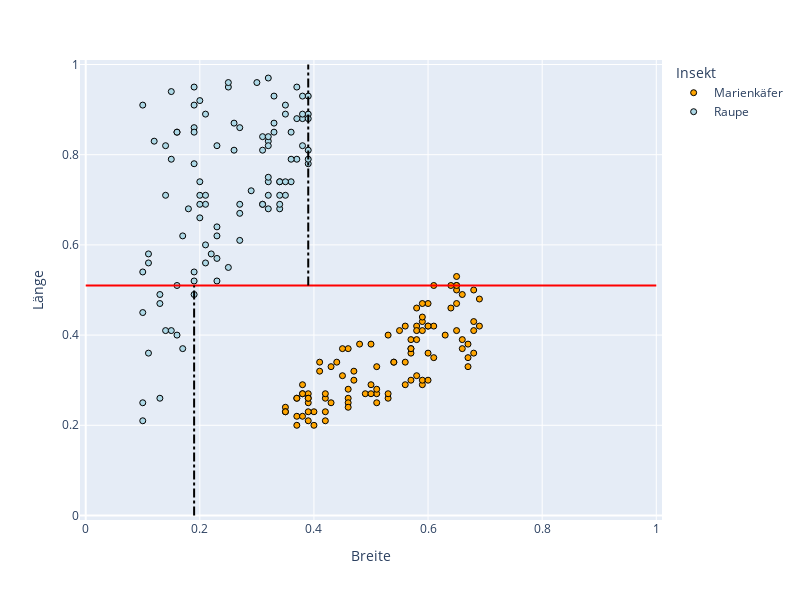

The cell this chart's notebook holds for it:
### Code cell
import plotly.express as px

hor = 0.51
vert1 = 0.19
vert2 = 0.39

color_map = {'Marienkäfer': 'orange', 'Raupe': 'lightblue'}

fig = px.scatter(df_kaefer, 
                 x="Breite", y="Länge", 
                 color="Insekt", 
                 color_discrete_map=color_map,
                 width = 800, 
                 height = 600,
                 range_x = [-0.01,1.01],
                 range_y = [-0.01,1.01],
                 #size = 0.01
                )

fig.update_traces(marker=dict(#size=5, 
                              line=dict(width=1,
                                        color='black')))

fig.update_layout(shapes=[         
            dict(
                type="line",
                yref='y1',
                y0=hor,
                y1=hor,
                xref='x1',
                x0=0,
                x1=1,
                line=dict(
                    color="Red",
                    width=2
                    #dash="",
                )
            ),
            dict(
                type="line",
                yref='y1',
                y0=0,
                y1=hor,
                xref='x1',
                x0=vert1,
                x1=vert1,
                line=dict(
                    color="Black",
                    width=2,
                    dash="dashdot",
                )
            ),
            dict(
                type="line",
                yref='y1',
                y0=hor,
                y1=1,
                xref='x1',
                x0=vert2,
                x1=vert2,
                line=dict(
                    color="Black",
                    width=2,
                    dash="dashdot",
                )
            )
    ]
)

fig.show()

### Figure 1 — Plotly figure (JSON) as saved in the notebook; plotly's stock layout.template omitted (floating-point values rounded to 4 significant figures)
{"data": [{"hovertemplate": "Insekt=Marienkäfer<br>Breite=%{x}<br>Länge=%{y}<extra></extra>", "legendgroup": "Marienkäfer", "marker": {"color": "orange", "line": {"color": "black", "width": 1}, "symbol": "circle"}, "mode": "markers", "name": "Marienkäfer", "orientation": "v", "showlegend": true, "type": "scatter", "x": [0.48, 0.49, 0.58, 0.41, 0.45, 0.58, 0.39, 0.58, 0.68, 0.46, 0.57, 0.68, 0.53, 0.57, 0.42, 0.45, 0.56, 0.65, 0.42, 0.46, 0.44, 0.6, 0.65, 0.42, 0.69, 0.65, 0.41, 0.61, 0.39, 0.43, 0.54, 0.37, 0.59, 0.6, 0.5, 0.39, 0.67, 0.59, 0.65, 0.43, 0.68, 0.51, 0.61, 0.57, 0.6, 0.58, 0.51, 0.51, 0.59, 0.4, 0.46, 0.5, 0.53, 0.47, 0.65, 0.63, 0.46, 0.5, 0.66, 0.37, 0.38, 0.67, 0.39, 0.6, 0.66, 0.67, 0.57, 0.51, 0.59, 0.37, 0.4, 0.35, 0.47, 0.38, 0.37, 0.38, 0.69, 0.59, 0.6, 0.66, 0.64, 0.38, 0.39, 0.58, 0.55, 0.61, 0.59, 0.56, 0.46, 0.35, 0.39, 0.68, 0.54, 0.53, 0.64, 0.35, 0.42, 0.65, 0.57, 0.56], "xaxis": "x", "y": [0.38, 0.27, 0.46, 0.32, 0.31, 0.42, 0.25, 0.41, 0.43, 0.37, 0.39, 0.41, 0.26, 0.36, 0.26, 0.37, 0.42, 0.53, 0.23, 0.26, 0.34, 0.42, 0.51, 0.27, 0.42, 0.41, 0.34, 0.35, 0.27, 0.33, 0.34, 0.2, 0.41, 0.36, 0.38, 0.26, 0.35, 0.43, 0.47, 0.25, 0.36, 0.25, 0.42, 0.3, 0.47, 0.39, 0.33, 0.27, 0.29, 0.23, 0.25, 0.29, 0.27, 0.32, 0.5, 0.4, 0.28, 0.27, 0.37, 0.26, 0.27, 0.38, 0.23, 0.42, 0.39, 0.33, 0.37, 0.28, 0.3, 0.22, 0.2, 0.24, 0.3, 0.22, 0.26, 0.27, 0.48, 0.47, 0.3, 0.49, 0.51, 0.29, 0.26, 0.31, 0.41, 0.51, 0.44, 0.34, 0.24, 0.23, 0.21, 0.5, 0.34, 0.4, 0.46, 0.23, 0.21, 0.51, 0.37, 0.29], "yaxis": "y"}, {"hovertemplate": "Insekt=Raupe<br>Breite=%{x}<br>Länge=%{y}<extra></extra>", "legendgroup": "Raupe", "marker": {"color": "lightblue", "line": {"color": "black", "width": 1}, "symbol": "circle"}, "mode": "markers", "name": "Raupe", "orientation": "v", "showlegend": true, "type": "scatter", "x": [0.32, 0.11, 0.32, 0.37, 0.2, 0.1, 0.23, 0.27, 0.15, 0.11, 0.16, 0.11, 0.21, 0.34, 0.31, 0.39, 0.19, 0.21, 0.32, 0.2, 0.27, 0.29, 0.37, 0.33, 0.18, 0.2, 0.15, 0.19, 0.1, 0.35, 0.39, 0.34, 0.34, 0.14, 0.27, 0.25, 0.26, 0.14, 0.25, 0.34, 0.38, 0.13, 0.23, 0.32, 0.19, 0.35, 0.21, 0.21, 0.16, 0.32, 0.39, 0.38, 0.1, 0.27, 0.17, 0.26, 0.37, 0.33, 0.2, 0.33, 0.36, 0.39, 0.32, 0.19, 0.34, 0.19, 0.19, 0.16, 0.38, 0.14, 0.35, 0.31, 0.31, 0.39, 0.13, 0.32, 0.1, 0.36, 0.12, 0.36, 0.17, 0.23, 0.15, 0.21, 0.3, 0.19, 0.16, 0.25, 0.32, 0.2, 0.22, 0.23, 0.13, 0.19, 0.31, 0.35, 0.23, 0.1, 0.39, 0.38], "xaxis": "x", "y": [0.74, 0.58, 0.83, 0.95, 0.71, 0.21, 0.64, 0.61, 0.79, 0.56, 0.85, 0.36, 0.89, 0.68, 0.84, 0.93, 0.86, 0.71, 0.71, 0.74, 0.69, 0.72, 0.79, 0.87, 0.68, 0.66, 0.94, 0.54, 0.25, 0.71, 0.78, 0.74, 0.71, 0.41, 0.67, 0.95, 0.81, 0.82, 0.96, 0.74, 0.88, 0.49, 0.57, 0.97, 0.85, 0.89, 0.69, 0.6, 0.85, 0.82, 0.89, 0.82, 0.45, 0.86, 0.37, 0.87, 0.88, 0.85, 0.92, 0.93, 0.74, 0.79, 0.68, 0.52, 0.69, 0.78, 0.95, 0.51, 0.89, 0.71, 0.91, 0.69, 0.81, 0.88, 0.47, 0.84, 0.91, 0.85, 0.83, 0.79, 0.62, 0.82, 0.41, 0.56, 0.96, 0.49, 0.4, 0.55, 0.75, 0.69, 0.58, 0.52, 0.26, 0.91, 0.69, 0.74, 0.62, 0.54, 0.81, 0.93], "yaxis": "y"}], "layout": {"height": 600, "legend": {"title": {"text": "Insekt"}, "tracegroupgap": 0}, "margin": {"t": 60}, "shapes": [{"line": {"color": "Red", "width": 2}, "type": "line", "x0": 0, "x1": 1, "xref": "x", "y0": 0.51, "y1": 0.51, "yref": "y"}, {"line": {"color": "Black", "dash": "dashdot", "width": 2}, "type": "line", "x0": 0.19, "x1": 0.19, "xref": "x", "y0": 0, "y1": 0.51, "yref": "y"}, {"line": {"color": "Black", "dash": "dashdot", "width": 2}, "type": "line", "x0": 0.39, "x1": 0.39, "xref": "x", "y0": 0.51, "y1": 1, "yref": "y"}], "width": 800, "xaxis": {"anchor": "y", "domain": [0, 1], "range": [-0.01, 1.01], "title": {"text": "Breite"}}, "yaxis": {"anchor": "x", "domain": [0, 1], "range": [-0.01, 1.01], "title": {"text": "Länge"}}}}
